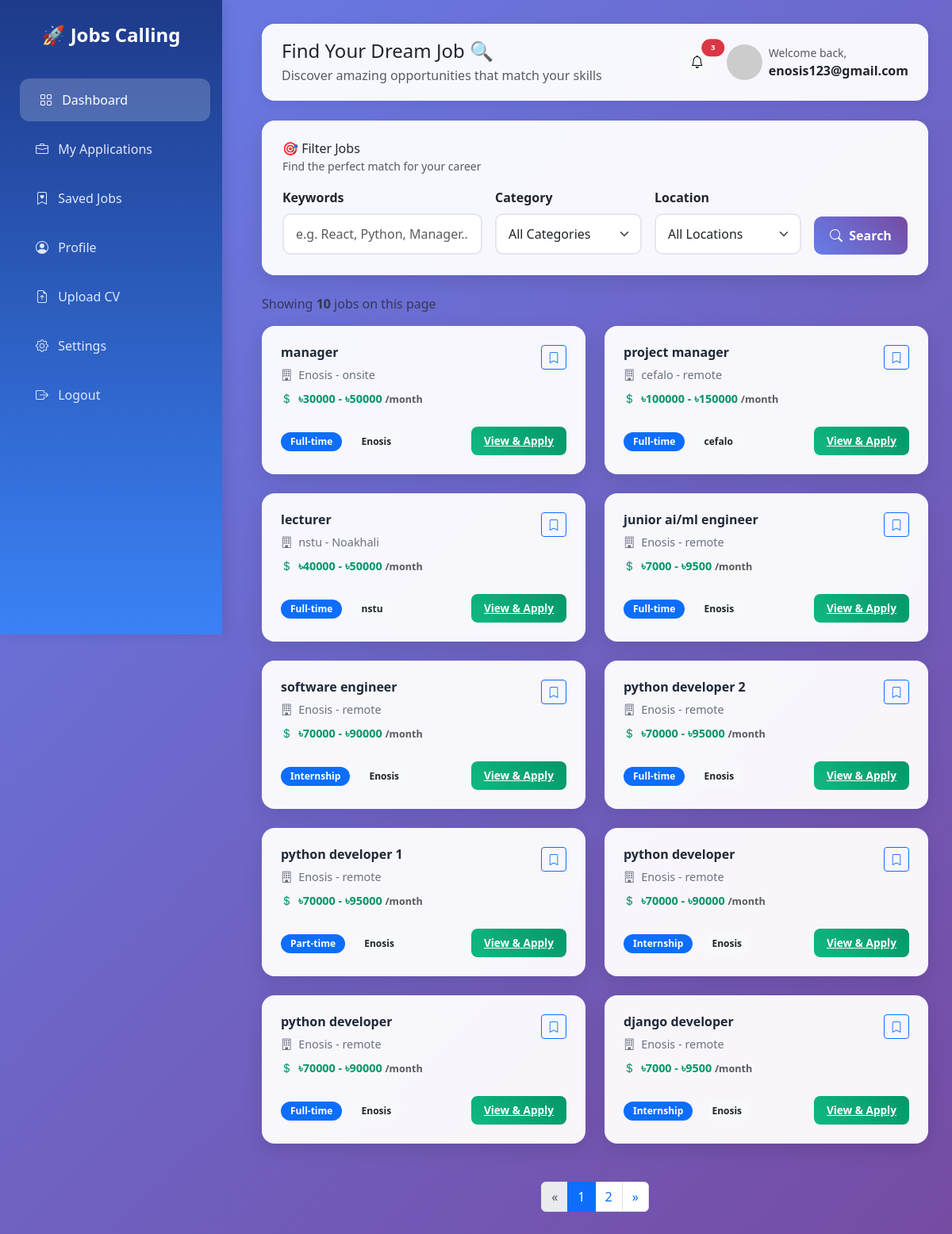
/candidate/dashboard/ (signed in), run on the app's committed database.
### home/models.py (models this page shows, shortened)
class JobPosting(models.Model):
    company = models.ForeignKey(
        CompanyProfile,
        on_delete=models.CASCADE,
        related_name='job_postings',
        help_text="The company that posted this job."
    )
    title = models.CharField(max_length=255, help_text="The job title (e.g., 'Senior Python Developer')")
    description = models.TextField(help_text="Detailed description of the role.")
    location = models.CharField(max_length=100, help_text="City, State, or 'Remote'")
    JOB_TYPES = [
        ('FT', 'Full-time'),
        ('PT', 'Part-time'),
        ('CT', 'Contract'),
        ('IT', 'Internship'),
    ]
    job_type = models.CharField(
        max_length=2,
        choices=JOB_TYPES,
        default='FT',
        help_text="Type of employment."
    )
    min_salary = models.IntegerField(
        null=True,
        blank=True,
        validators=[MinValueValidator(0)],
        help_text="Minimum expected annual salary (optional)."
    )
    max_salary = models.IntegerField(
        null=True,
        blank=True,
        validators=[MinValueValidator(0)],
        help_text="Maximum expected annual salary (optional)."
    )
    requirements = models.TextField(help_text="Key skills and qualifications required (e.g., technologies, education).")
    posted_date = models.DateTimeField(auto_now_add=True)
    application_deadline = models.DateField(null=True, blank=True)
    is_active = models.BooleanField(default=True, help_text="Is this job currently accepting applications?")
    class Meta:
        ordering = ['-posted_date']
        verbose_name_plural = "Job Postings"

class CompanyProfile(models.Model):
    user = models.OneToOneField(User, on_delete=models.CASCADE)
    company_name = models.CharField(max_length=200)
    industry = models.CharField(max_length=100)
    company_size = models.CharField(max_length=50)
    contact_person = models.CharField(max_length=150)
    phone_number = models.CharField(max_length=20)
    website = models.URLField(blank=True, null=True)
    agree_terms = models.BooleanField(default=False)

### home/views.py (the view)
# urls.py: path('candidate/dashboard/', views.candidate_dashboard, name='candidate_dashboard'),
@login_required
def candidate_dashboard(request):
    from .models import JobPosting
    job_qs = JobPosting.objects.filter(is_active=True).select_related('company').annotate(app_count=Count('applications')).order_by('-posted_date')
    paginator = Paginator(job_qs, 10)
    page = request.GET.get('page', 1)
    try:
        jobs_page = paginator.page(page)
    except PageNotAnInteger:
        jobs_page = paginator.page(1)
    except EmptyPage:
        jobs_page = paginator.page(paginator.num_pages)
    context = {
        'jobs': jobs_page,  # Page object usable like an iterable in templates
        'paginator': paginator,
        'page_obj': jobs_page,
    }
    return render(request, "CandidateDashboard.html", context)

### home/templates/CandidateDashboard.html (shortened to what this page needs)
<!DOCTYPE html>
<html lang="en">
<head>
  <link href="https://cdn.jsdelivr.net/npm/bootstrap@5.3.2/dist/css/bootstrap.min.css" rel="stylesheet">
  <link href="https://cdn.jsdelivr.net/npm/bootstrap-icons/font/bootstrap-icons.css" rel="stylesheet">
</head>
<body>
  <div class="sidebar">
    <h4>🚀 Jobs Calling</h4>
    <a href="#" class="active"><i class="bi bi-grid me-2"></i> Dashboard</a>
    <a href="#"><i class="bi bi-briefcase me-2"></i> My Applications</a>
    <a href="#"><i class="bi bi-bookmark-heart me-2"></i> Saved Jobs</a>
    <a href="{% url 'candidate_profile' %}"><i class="bi bi-person-circle me-2"></i> Profile</a>
    <a href="{% url 'candidate_cv' %}#pills-resume"><i class="bi bi-file-earmark-arrow-up me-2"></i> Upload CV</a>
    <a href="#"><i class="bi bi-gear me-2"></i> Settings</a>
    <a href="#"><i class="bi bi-box-arrow-right me-2"></i> Logout</a>
  </div>
  <div class="content">
    <div class="top-bar d-flex justify-content-between align-items-center">
      <div>
        <h4 class="mb-1">Find Your Dream Job 🔍</h4>
        <p class="text-muted mb-0">Discover amazing opportunities that match your skills</p>
      </div>
      <div class="d-flex align-items-center">
        <button class="btn btn-light me-3 position-relative">
          <i class="bi bi-bell"></i>
          <span class="position-absolute top-0 start-100 translate-middle badge rounded-pill bg-danger" style="font-size: 0.6rem;">3</span>
        </button>
        <div class="d-flex align-items-center">
          <img src="https://via.placeholder.com/45/667eea/ffffff?text=JD" class="rounded-circle me-2" alt="Profile" onerror="this.src=''; this.alt='Profile image failed to load'; this.style.display='none';">
          <div>
            <small class="text-muted d-block">Welcome back,</small>
            <strong>{{ user.first_name|default:user.username }}</strong>
          </div>
        </div>
      </div>
    </div>
    <div class="filter-section mb-4">
      <div class="row mb-3">
        <div class="col">
          <h6 class="mb-0">🎯 Filter Jobs</h6>
          <small class="text-muted">Find the perfect match for your career</small>
        </div>
      </div>
      <form class="row g-3">
        <div class="col-md-4">
          <label class="form-label fw-semibold">Keywords</label>
          <input type="text" id="searchInput" class="form-control" placeholder="e.g. React, Python, Manager...">
        </div>
        <div class="col-md-3">
          <label class="form-label fw-semibold">Category</label>
          <select id="categoryFilter" class="form-select">
            <option value="">All Categories</option>
          </select>
        </div>
        <div class="col-md-3">
          <label class="form-label fw-semibold">Location</label>
          <select id="locationFilter" class="form-select">
            <option value="">All Locations</option>
          </select>
        </div>
        <div class="col-md-2 d-flex align-items-end">
          <button type="button" class="btn btn-primary w-100" onclick="filterJobs()">
            <i class="bi bi-search me-1"></i> Search
          </button>
        </div>
      </form>
    </div>
    <div class="mb-3">
      <p class="text-muted mb-0" id="jobsCount">Showing <strong>{% if page_obj %}{{ page_obj|length }}{% else %}{{ jobs|length }}{% endif %}</strong> jobs on this page</p>
    </div>
    <div class="row" id="jobsContainer">
      {% if jobs and jobs|length > 0 %}
        {% for job in jobs %}
          <div class="col-lg-6 mb-4 job-card"
               data-category="{{ job.get_job_type_display|default:'' }}"
               data-location="{{ job.location|default:'' }}"
               data-keywords="{{ job.title }} {{ job.requirements }} {{ job.company.company_name }}">
            <div class="card p-4">
              <div class="d-flex justify-content-between align-items-start mb-3">
                <div class="flex-grow-1">
                  <h6 class="job-title">{{ job.title }}</h6>
                  <p class="job-company mb-2"><i class="bi bi-building me-1"></i> {{ job.company.company_name }} - {{ job.location }}</p>
                  {% if job.min_salary or job.max_salary %}
                    <p class="job-salary mb-2"><i class="bi bi-currency-dollar me-1"></i>
                      {% if job.min_salary %}৳{{ job.min_salary }}{% endif %}
                      {% if job.max_salary %} - ৳{{ job.max_salary }}{% endif %}
                      <small class="text-muted">/month</small>
                    </p>
                  {% endif %}
                </div>
                <button type="button" class="btn btn-outline-primary btn-sm" onclick="saveJob(this);" aria-label="Save job">
                  <i class="bi bi-bookmark"></i>
                </button>
              </div>
              <div class="d-flex justify-content-between align-items-center">
                <div>
                  <span class="badge bg-primary me-2">{{ job.get_job_type_display }}</span>
                  <span class="badge bg-light text-dark">{{ job.company.company_name }}</span>
                </div>
                <a href="{% url 'job_detail' job.id %}" class="apply-btn">View & Apply</a>
              </div>
            </div>
          </div>
        {% endfor %}
      {% else %}
        <div class="col-12 no-jobs">
          <i class="bi bi-search" style="font-size: 3rem; color: #d1d5db;"></i>
          <h5 class="mt-3">No jobs found</h5>
          <p>Try adjusting your search criteria to find more opportunities.</p>
        </div>
      {% endif %}
    </div>
    {% if page_obj and paginator.num_pages > 1 %}
      <nav aria-label="Job list pagination">
        <ul class="pagination justify-content-center mt-4">
          {% if page_obj.has_previous %}
            <li class="page-item">
              <a class="page-link" href="?page={{ page_obj.previous_page_number }}" aria-label="Previous">
                <span aria-hidden="true">&laquo;</span>
              </a>
            </li>
          {% else %}
            <li class="page-item disabled"><span class="page-link">&laquo;</span></li>
          {% endif %}
          {% for num in paginator.page_range %}
            {% if paginator.num_pages > 5 %}
              {% if num >= page_obj.number|add:'-2' and num <= page_obj.number|add:'2' %}
                <li class="page-item {% if num == page_obj.number %}active{% endif %}"><a class="page-link" href="?page={{ num }}">{{ num }}</a></li>
              {% endif %}
            {% else %}
              <li class="page-item {% if num == page_obj.number %}active{% endif %}"><a class="page-link" href="?page={{ num }}">{{ num }}</a></li>
            {% endif %}
          {% endfor %}
          {% if page_obj.has_next %}
            <li class="page-item">
              <a class="page-link" href="?page={{ page_obj.next_page_number }}" aria-label="Next">
                <span aria-hidden="true">&raquo;</span>
              </a>
            </li>
          {% else %}
            <li class="page-item disabled"><span class="page-link">&raquo;</span></li>
          {% endif %}
        </ul>
      </nav>
    {% endif %}
  </div>
</body>
</html>

### home/templates/CandidateDashboard.html (style rules this page uses)
body { background: linear-gradient(135deg, #667eea 0%, #764ba2 100%); font-family: 'Segoe UI', Tahoma, Geneva, Verdana, sans-serif; min-height: 100vh; }
.sidebar { height: 100vh; width: 280px; position: fixed; top: 0; left: 0; background: linear-gradient(180deg, #1e3a8a, #3b82f6); color: #fff; padding-top: 30px; box-shadow: 4px 0 15px rgba(0,0,0,0.1); z-index: 1000; }
.sidebar h4 { text-align: center; margin-bottom: 40px; font-weight: 700; font-size: 1.5rem; }
.sidebar a { display: block; padding: 15px 25px; margin: 8px 20px; color: #e0e7ff; text-decoration: none; border-radius: 12px; transition: all 0.3s ease; font-weight: 500; }
.sidebar a:hover, .sidebar a.active { background: rgba(255,255,255,0.2); color: #fff; transform: translateX(5px); }
.content { margin-left: 300px; padding: 30px; min-height: 100vh; }
.card { border-radius: 16px; box-shadow: 0 8px 25px rgba(0,0,0,0.1); border: none; transition: transform 0.3s ease, box-shadow 0.3s ease; }
.filter-section { background: rgba(255,255,255,0.95); backdrop-filter: blur(10px); border-radius: 16px; padding: 25px; box-shadow: 0 8px 25px rgba(0,0,0,0.1); border: 1px solid rgba(255,255,255,0.2); }
.top-bar { background: rgba(255,255,255,0.95); backdrop-filter: blur(10px); border-radius: 16px; padding: 20px 25px; margin-bottom: 25px; box-shadow: 0 4px 15px rgba(0,0,0,0.08); }
.job-card .card { background: rgba(255,255,255,0.95); backdrop-filter: blur(10px); }
.btn-primary { background: linear-gradient(45deg, #667eea, #764ba2); border: none; border-radius: 10px; font-weight: 600; padding: 12px 20px; }
.form-control, .form-select { border-radius: 10px; border: 2px solid #e5e7eb; padding: 12px 15px; }
.badge { font-size: 0.75rem; padding: 6px 12px; border-radius: 20px; }
.job-title { color: #1f2937; font-weight: 600; margin-bottom: 8px; }
.job-company { color: #6b7280; font-size: 0.9rem; margin-bottom: 12px; }
.job-salary { color: #059669; font-weight: 600; font-size: 0.9rem; }
.apply-btn { background: linear-gradient(45deg, #10b981, #059669); border: none; border-radius: 8px; color: white; padding: 8px 16px; font-size: 0.85rem; font-weight: 600; transition: all 0.3s ease; }

### data on the page
JobPosting: title "manager", company.company_name "Enosis", location "onsite", min_salary "30000", max_salary "50000", job_type "Full-time"
JobPosting: title "project manager", company.company_name "cefalo", location "remote", min_salary "100000", max_salary "150000", job_type "Full-time"
JobPosting: title "lecturer", company.company_name "nstu", location "Noakhali", min_salary "40000", max_salary "50000", job_type "Full-time"
JobPosting: title "junior ai/ml engineer", company.company_name "Enosis", location "remote", min_salary "7000", max_salary "9500", job_type "Full-time"
JobPosting: title "software engineer", company.company_name "Enosis", location "remote", min_salary "70000", max_salary "90000", job_type "Internship"
JobPosting: title "python developer 2", company.company_name "Enosis", location "remote", min_salary "70000", max_salary "95000", job_type "Full-time"
JobPosting: title "python developer 1", company.company_name "Enosis", location "remote", min_salary "70000", max_salary "95000", job_type "Part-time"
JobPosting: title "python developer", company.company_name "Enosis", location "remote", min_salary "70000", max_salary "90000", job_type "Internship"
JobPosting: title "python developer", company.company_name "Enosis", location "remote", min_salary "70000", max_salary "90000", job_type "Full-time"
JobPosting: title "django developer", company.company_name "Enosis", location "remote", min_salary "7000", max_salary "9500", job_type "Internship"

### other printed values
{{ user.first_name|default:user.username }} "enosis123@gmail.com"
{{ page_obj|length }} "10"
{{ num }} "1" "2"
